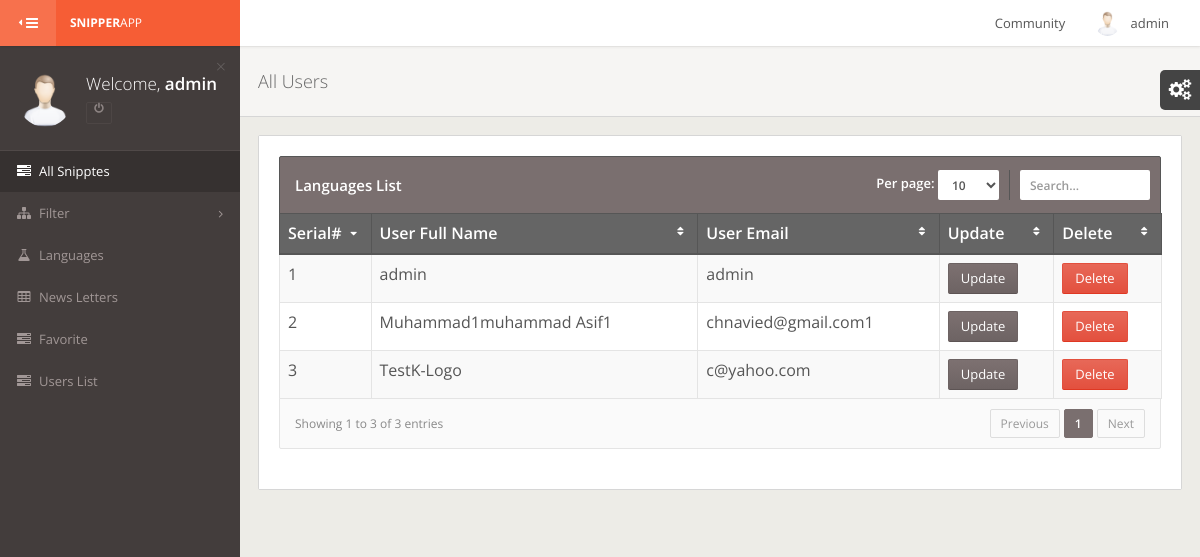
The page /admin/users.php (signed in) on the database its author committed.
### tables this page shows
CREATE TABLE IF NOT EXISTS `uprofile` (
  `id` int(11) NOT NULL auto_increment,
  `fname` varchar(100) NOT NULL,
  `name` varchar(100) NOT NULL,
  `email` varchar(100) NOT NULL,
  `Password` varchar(100) NOT NULL,
  `birthday` varchar(100) NOT NULL,
  `Country` varchar(100) NOT NULL,
  `Location` varchar(100) NOT NULL,
  `contact` text NOT NULL,
  `gender` varchar(10) NOT NULL,
  `photo` text NOT NULL,
  `status` varchar(100) NOT NULL default 'a',
  PRIMARY KEY  (`id`)
);

### admin/users.php (the view, shortened to what this page needs)
<?php include "header.php";
$select  = "select * from  uprofile ";
$res =mysql_query($select);
?>
   <div id="content-wrapper">
		<div class="page-header">
			<h1>All Users</h1>
		</div>
		<div class="row">
			<div class="col-sm-12">
				<div class="panel">
					<div class="panel-body">
						<div class="table-primary">
							<table cellpadding="0" cellspacing="0" border="0" class="table table-striped table-bordered" id="jq-datatables-example">
								<thead>
									<tr>
										<th>Serial#</th>
										<th>User Full Name</th>
                                        <th>User Email</th>
                                        <th>Update</th>
                                        <th>Delete</th>
									</tr>
								</thead>
								<tbody>
 <?php
									$i=1;
									while($row=mysql_fetch_array($res))
									{
									echo"
                                        <tr class='odd gradeX'>
                                            <td>".$i."</td>
                                            <td>".$row['fname'].''.$row['name']."</td>
                                            <td>".$row['email']."</td>"; ?>
                                            <td><a class="btn btn-primary btn_block btn-md" href="edit_user.php?id=<?php  echo $row['id'];?>">Update</a></td>
                                            <td class="center"><a class="btn btn-danger btn_block btn-md" onClick="return confirm('Are you sure to delete this record ?');" href="deluser.php?id=<?php  echo $row['id'];?>">Delete</a></td>
                                        </tr>
   							<?php $i++;}?>
								</tbody>
							</table>
						</div>
					</div>
				</div>
							</div>
						</div>
					</div>
<?php include "footer.php"; ?>

### admin/header.php (shortened to what this page needs)
<?php
$UserSessions	= $_SESSION['user_sess'];
$querySesion   =  "SELECT * FROM uprofile WHERE email = '$UserSessions'";
$resSesion   =  mysql_query($querySesion) or die(mysql_error());
while($rowSesion  =  mysql_fetch_array($resSesion))
{
  $UserFirstName    = $rowSesion['fname'];
}
?>
<!DOCTYPE html>
 <html class="gt-ie8 gt-ie9 not-ie">
<head>
	<link href="assets/stylesheets/bootstrap.min.css" rel="stylesheet" type="text/css">
	<link href="assets/stylesheets/landerapp.min.css" rel="stylesheet" type="text/css">
	<link href="assets/stylesheets/widgets.min.css" rel="stylesheet" type="text/css">
	<link href="assets/stylesheets/rtl.min.css" rel="stylesheet" type="text/css">
	<link href="assets/stylesheets/themes.min.css" rel="stylesheet" type="text/css">
</head>
<body class="theme-default main-menu-animated">
<div id="main-wrapper">
	<div id="main-navbar" class="navbar navbar-inverse" role="navigation">
		<button type="button" id="main-menu-toggle"><i class="navbar-icon fa fa-bars icon"></i><span class="hide-menu-text">HIDE MENU</span></button>
		<div class="navbar-inner">
			<div class="navbar-header">
				<a href="profile.php" class="navbar-brand">
					<strong>Snipper</strong>App
				</a>
			</div>
			<div id="main-navbar-collapse" class="collapse navbar-collapse main-navbar-collapse">
				<div>
					<div class="right clearfix">
                        <ul class="nav navbar-nav pull-right right-navbar-nav">
							<li class="dropdown">
								<a href="#" class="dropdown-toggle user-menu" data-toggle="dropdown">
									<img src="<?php echo '../photo/admin.png'?>" alt="<?php echo '../'.$MyPhoto;?>">
									<span><?php echo $_SESSION['user_sess']; ?></span>
								</a>
							</li>
						</ul>
                        <ul class="nav navbar-nav pull-right right-navbar-nav">
							<li class="dropdown">
								<a href="community.php">
									<span><?php echo 'Community' ?></span>
								</a>
							</li>
						</ul>
					</div>
				</div>
			</div>
		</div>
	</div>
	<div id="main-menu" role="navigation">
		<div id="main-menu-inner">
			<div class="menu-content top" id="menu-content-demo">
				<div>
					<div class="text-bg"><span class="text-slim">Welcome,</span> <span class="text-semibold"><?php echo $UserFirstName ?></span></div>
					<img src="<?php echo '../photo/admin.png'; ?>" alt="" class="">
					<div class="btn-group">
						<a name="logout" title="logout" href="../logout.php" class="btn btn-xs btn-danger btn-outline dark"><i class="fa fa-power-off"></i></a>
					</div>
					<a href="#" class="close">&times;</a>
				</div>
			</div>
			<ul class="navigation">
				<li class="active">
					<a href="allsnipptes.php"><i class="menu-icon fa fa-tasks"></i><span class="mm-text">All Snipptes</span></a>
				</li>
                <li class="mm-dropdown">
					<a href="#"><i class="menu-icon fa fa-sitemap"></i><span class="mm-text">Filter</span></a>
				</li>
				<li>
					<a href="languages.php"><i class="menu-icon fa fa-flask"></i><span class="mm-text">Languages</span></a>
				</li>
				<li>
					<a href="#"><i class="menu-icon fa fa-table"></i><span class="mm-text">News Letters</span></a>
				</li>
				<li>
					<a href="faveret.php"><i class="menu-icon fa fa-tasks"></i><span class="mm-text">Favorite</span></a>
				</li>
				<li>
					<a href="users.php"><i class="menu-icon fa fa-tasks"></i><span class="mm-text">Users List</span></a>
				</li>
			</ul>
		</div>
	</div>

### rows shown on the page
uprofile: fname "admin", email "admin"
uprofile: fname "Muhammad1", name "muhammad Asif1", email "chnavied@gmail.com1"
uprofile: fname "Test", name "K-Logo", email "c@yahoo.com"

### other values the page prints
$_SESSION['user_sess'] "admin"
